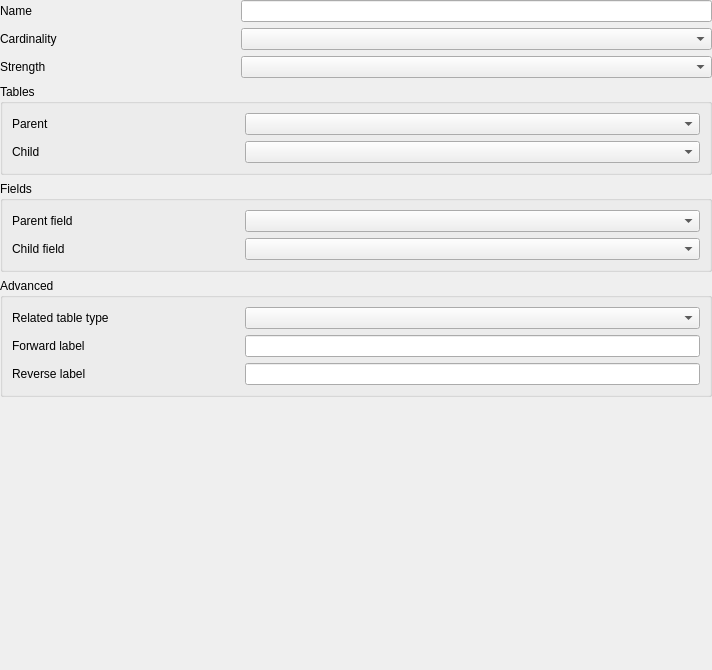
<?xml version="1.0" encoding="UTF-8"?>
<ui version="4.0">
 <class>QgsDbRelationshipWidgetBase</class>
 <widget class="QWidget" name="QgsDbRelationshipWidgetBase">
  <property name="geometry">
   <rect>
    <x>0</x>
    <y>0</y>
    <width>712</width>
    <height>670</height>
   </rect>
  </property>
  <property name="windowTitle">
   <string>Field Domain</string>
  </property>
  <layout class="QGridLayout" name="gridLayout_2" columnstretch="1,2">
   <property name="leftMargin">
    <number>0</number>
   </property>
   <property name="topMargin">
    <number>0</number>
   </property>
   <property name="rightMargin">
    <number>0</number>
   </property>
   <property name="bottomMargin">
    <number>0</number>
   </property>
   <item row="1" column="0">
    <widget class="QLabel" name="label_5">
     <property name="text">
      <string>Cardinality</string>
     </property>
    </widget>
   </item>
   <item row="0" column="0">
    <widget class="QLabel" name="label_4">
     <property name="text">
      <string>Name</string>
     </property>
    </widget>
   </item>
   <item row="1" column="1">
    <widget class="QComboBox" name="mCardinalityCombo"/>
   </item>
   <item row="2" column="1">
    <widget class="QComboBox" name="mStrengthCombo"/>
   </item>
   <item row="2" column="0">
    <widget class="QLabel" name="label_8">
     <property name="text">
      <string>Strength</string>
     </property>
    </widget>
   </item>
   <item row="6" column="0" colspan="2">
    <widget class="QGroupBox" name="groupBox_2">
     <property name="title">
      <string>Advanced</string>
     </property>
     <layout class="QGridLayout" name="gridLayout_3" columnstretch="1,2">
      <item row="0" column="0">
       <widget class="QLabel" name="label_9">
        <property name="text">
         <string>Related table type</string>
        </property>
       </widget>
      </item>
      <item row="1" column="1">
       <widget class="QLineEdit" name="mForwardLabelLineEdit"/>
      </item>
      <item row="1" column="0">
       <widget class="QLabel" name="mForwardLabel">
        <property name="text">
         <string>Forward label</string>
        </property>
       </widget>
      </item>
      <item row="0" column="1">
       <widget class="QComboBox" name="mRelatedTableTypeCombo"/>
      </item>
      <item row="2" column="0">
       <widget class="QLabel" name="mReverseLabel">
        <property name="text">
         <string>Reverse label</string>
        </property>
       </widget>
      </item>
      <item row="2" column="1">
       <widget class="QLineEdit" name="mBackwardLabelLineEdit"/>
      </item>
     </layout>
    </widget>
   </item>
   <item row="0" column="1">
    <widget class="QLineEdit" name="mNameEdit"/>
   </item>
   <item row="4" column="0" colspan="2">
    <widget class="QGroupBox" name="groupBox">
     <property name="title">
      <string>Tables</string>
     </property>
     <layout class="QGridLayout" name="gridLayout" columnstretch="1,2">
      <item row="0" column="0">
       <widget class="QLabel" name="label_6">
        <property name="text">
         <string>Parent</string>
        </property>
       </widget>
      </item>
      <item row="0" column="1">
       <widget class="QComboBox" name="mLeftTableCombo"/>
      </item>
      <item row="1" column="0">
       <widget class="QLabel" name="label_7">
        <property name="text">
         <string>Child</string>
        </property>
       </widget>
      </item>
      <item row="1" column="1">
       <widget class="QComboBox" name="mRightTableCombo"/>
      </item>
     </layout>
    </widget>
   </item>
   <item row="7" column="1">
    <spacer name="verticalSpacer">
     <property name="orientation">
      <enum>Qt::Vertical</enum>
     </property>
     <property name="sizeHint" stdset="0">
      <size>
       <width>20</width>
       <height>40</height>
      </size>
     </property>
    </spacer>
   </item>
   <item row="5" column="0" colspan="2">
    <widget class="QGroupBox" name="groupBox_3">
     <property name="title">
      <string>Fields</string>
     </property>
     <layout class="QGridLayout" name="gridLayout_4" columnstretch="1,2">
      <item row="0" column="0">
       <widget class="QLabel" name="label_11">
        <property name="text">
         <string>Parent field</string>
        </property>
       </widget>
      </item>
      <item row="0" column="1">
       <widget class="QgsFieldComboBox" name="mLeftFieldsCombo"/>
      </item>
      <item row="1" column="0">
       <widget class="QLabel" name="label_10">
        <property name="text">
         <string>Child field</string>
        </property>
       </widget>
      </item>
      <item row="1" column="1">
       <widget class="QgsFieldComboBox" name="mRightFieldsCombo"/>
      </item>
     </layout>
    </widget>
   </item>
  </layout>
 </widget>
 <customwidgets>
  <customwidget>
   <class>QgsFieldComboBox</class>
   <extends>QComboBox</extends>
   <header>qgsfieldcombobox.h</header>
  </customwidget>
 </customwidgets>
 <resources/>
 <connections/>
</ui>
